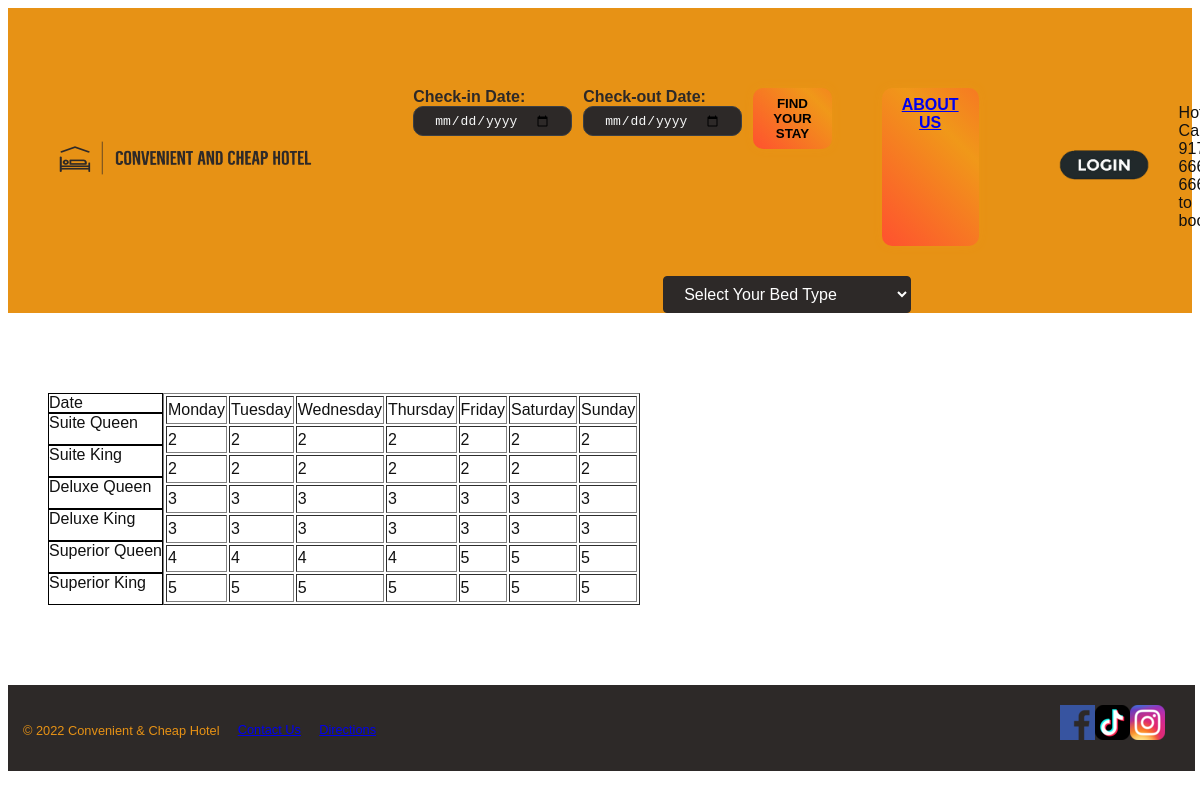
Screenshot of /Hotel-Web/Administration.php with the database file from the repository.
### tables this page shows
CREATE TABLE `room_type` (
  `room_type_id` int NOT NULL AUTO_INCREMENT,
  `type` varchar(50) DEFAULT NULL,
  `bed_type` varchar(50) DEFAULT NULL,
  `bed_number` int DEFAULT NULL,
  `num_available_room` int DEFAULT NULL,
  PRIMARY KEY (`room_type_id`) USING BTREE
);

### Hotel-Web/Administration.php (the view, shortened to what this page needs)
<!DOCTYPE html>
<html lang="en">
<head>
    <link rel="stylesheet" href="css/main.css">
    <link rel="stylesheet" href="css/index.css">
    <link rel="stylesheet" href="css/administration.css">
</head>
<body>
<?php
include ('header.php');
?>
<main>
    <div id = 'reserveBox'>
        <div>
            <?PHP
            include 'hotelDatabase.php';
            $sql = "select * from room_type";
            $result = $mysqli->query($sql);
            $roomTypes = array();
            while($arr = $result->fetch_assoc()){
                array_push($roomTypes, $arr);
            }
            echo "<div style='border: 1px solid black'>Date</div>";
            foreach ($roomTypes as $arr1){
                echo "<div style='border: 1px solid black;height: 30px'>".$arr1["type"]."</div>";
            }
            ?>
        </div>
            <table  border="1">
                <tr>
                    <?php
                    $arr222 = array();
                    $roomTypes12=array();
                    array_push($roomTypes12, "Monday");
                    array_push($roomTypes12, "Tuesday");
                    array_push($roomTypes12, "Wednesday");
                    array_push($roomTypes12, "Thursday");
                    array_push($roomTypes12, "Friday");
                    array_push($roomTypes12, "Saturday");
                    array_push($roomTypes12, "Sunday");
                    foreach ($roomTypes12 as $roomType) {
                        echo "<td  > " . $roomType . "</td>";
                    }
                    ?>
                </tr>
                <?php
                $result1123 = $mysqli->query("select * from room_type");
                while ($arr1 = $result1123->fetch_assoc()){
                        $roomTypes1 = array();
                        array_push($roomTypes1, "Monday");
                        array_push($roomTypes1, "Tuesday");
                        array_push($roomTypes1, "Wednesday");
                        array_push($roomTypes1, "Thursday");
                        array_push($roomTypes1, "Friday");
                        array_push($roomTypes1, "Saturday");
                        array_push($roomTypes1, "Sunday");
                        $as=array();
                        foreach ($roomTypes1 as $key => $value) {
                            $b=$key+1;
                            $be=$key+2;
                            $date1 = date("Y-m-d",strtotime("+".$b." day"));
                            $date = date("Y-m-d",strtotime("+".$be." day"));
                            $sql = "select * from book where room_type_id='".$arr1["room_type_id"]."' and check_in_date<='".$date1."' and check_out_date>='".$date."'";
                            $result = $mysqli->query($sql);
                            $a=0;
                            while($arr = $result->fetch_assoc()){
                                $a+=1;
                            }
                            $sql1="select * from room_type where room_type_id='".$arr1["room_type_id"]."'";
                            $result1 = $mysqli->query($sql1);
                            $row1 = $result1->fetch_assoc();
                            array_push($as, ($row1["num_available_room"]-$a));
                        }
                        array_push($arr222,$as);
                }
                ?>
                <?php
                foreach ($arr222 as $key => $value) {
                    echo "<tr>";
                    foreach ($value as $t){
                        echo "<td  > " . $t . "</td>";
                    }
                    echo "<br>";
                    echo "</tr>";
                }
                ?>
                </table>
    </div>
</main>
<?php
include ('footer.php');
?>
</body>
</html>

### Hotel-Web/css/main.css (style rules this page uses)
body { font: 1em normal Arial, sans-serif; color: #111111; }

### Hotel-Web/css/administration.css (style rules this page uses)
#reserveBox { display: flex; border: black; margin: 80px 40px; }

### rows the page displays
room_type: type "Suite Queen"
room_type: type "Suite King"
room_type: type "Deluxe Queen"
room_type: type "Deluxe King", room_type_id "4", t "5"
room_type: type "Superior Queen"
room_type: type "Superior King"

### other values shown
$roomType "Monday"
$roomType "Tuesday"
$roomType "Wednesday"
$roomType "Thursday"
$roomType "Friday"
$roomType "Saturday"
$roomType "Sunday"
$t "2"
$t "3"
$t "5"
